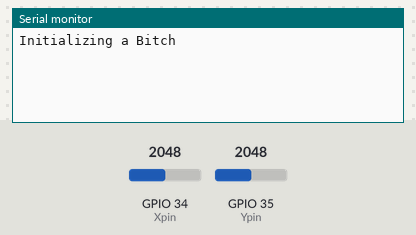
Bench run of a program on a simulated ESP32. Shown: the last lines printed to the serial monitor. The inputs (shaded band) are chosen by the test bench; at power-on: GPIO 34 (Xpin) = 2048, GPIO 35 (Ypin) = 2048. USB keyboard and mouse output is not drawn.

Above: at 1.2 s.
1.3 s: GPIO 34 (Xpin) set to 3024
2.8 s: GPIO 34 (Xpin) set to 3139
At 3.01 s:
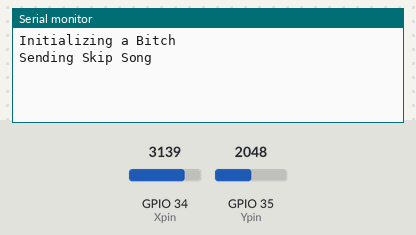
4.9 s: GPIO 35 (Ypin) set to 3056
At 5.12 s:
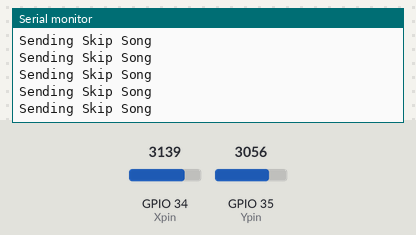
6.4 s: GPIO 35 (Ypin) set to 3117
At 6.94 s:
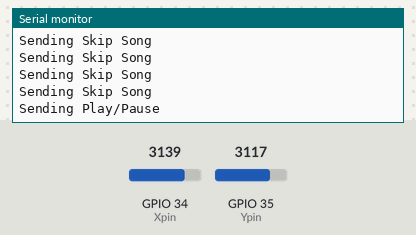

The program:

main.cpp
```cpp
#include <Arduino.h>
#include <Wire.h>
#include <BleKeyboard.h>

#define Xpin 34
#define Ypin 35

int jvalX = 0;
int jvalY = 0;

BleKeyboard bleKeyboard;

void playPause() {
  Serial.println("Sending Play/Pause");
  bleKeyboard.write(KEY_MEDIA_PLAY_PAUSE);
  delay(300);
}

void skip() {
  Serial.println("Sending Skip Song");
  bleKeyboard.write(KEY_MEDIA_NEXT_TRACK);
  delay(300);
}

void rewind() {
  Serial.println("Sending Rewind Song");
  bleKeyboard.write(KEY_MEDIA_PREVIOUS_TRACK);
  delay(300);
}

void stop() {
  Serial.println("Sending Stop");
  bleKeyboard.write(KEY_MEDIA_STOP);
  delay(300);
}

int readJoystickX() {
  //Serial.println("Reading Joystick X Data");
  int rawDataX = analogRead(Xpin);
  int formattedDataX;
  formattedDataX = map(rawDataX, 0, 4095, -100, 100);
  return formattedDataX;

}

int readJoystickY() {
  //Serial.println("Reading Joystick Y Data");
  int rawDataY = analogRead(Ypin);
  int formattedDataY;
  formattedDataY = map(rawDataY, 0, 4095, -100, 100);
  return formattedDataY;

}

void setup() {
  Serial.begin(9600);
  Serial.println("Initializing a Bitch");
  bleKeyboard.setName("ESP32 Media Controller");
  bleKeyboard.begin();
  bleKeyboard.setBatteryLevel(100);
}

void loop() {
    int jvalX = readJoystickX();
    int jvalY = readJoystickY();


  //Serial.print("X value: ");
  //Serial.println(jvalX);
  //Serial.print("Y value: ");
  //Serial.println(jvalY);
  //delay(500);
  //if statement for joystick being pushed rightward
  if (jvalX > 50) {
    skip();
  }
  //if statement for joystick being pushed leftward
  if (jvalX < -50) {
    rewind();
  }
  //if statement for joystick being pushed upward
  if (jvalY > 50) {
    playPause();
  }
  //if statement for joystick being pushed downward
}
```

Measured:
- the behaviour switches between 3091 and 3092 on GPIO 34 (Xpin) (found by bisection; images 0 and 1)
- the behaviour switches between 3091 and 3092 on GPIO 35 (Ypin) (found by bisection; images 2 and 3)
- after the input at 2.8 s, the serial monitor: prints a new line at once (image 1)
- after the input at 6.4 s, the serial monitor: prints a new line after 0.33 s (image 3)
